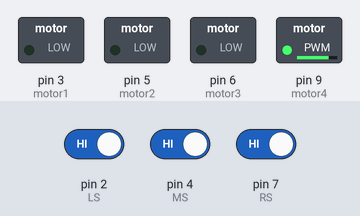
Bench run of a sketch on a simulated Arduino Uno, built with avr-gcc and run on an emulated ATmega328P. On the bench: switched loads named in the sketch (green lamp = pin HIGH). The inputs (shaded band) are chosen by the test bench; at power-on: pin 2 (LS) HIGH, pin 4 (MS) HIGH, pin 7 (RS) HIGH.

Above: at 1.2 s.
1.3 s: pin 2 (LS) driven LOW
At 2.5 s:
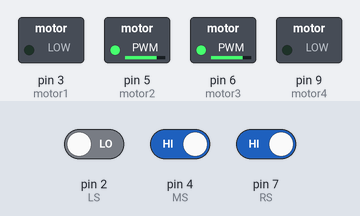
2.8 s: pin 4 (MS) driven LOW
At 3.7 s:
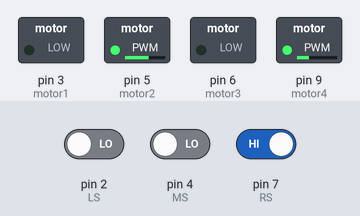
4.3 s: pin 2 (LS) driven HIGH
At 4.9 s:
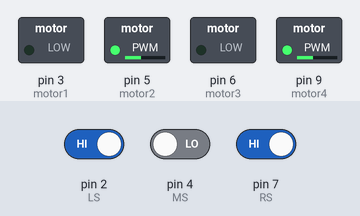
5.8 s: pin 7 (RS) driven LOW
At 7.2 s:
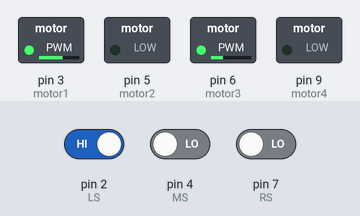
Timing chart, 0 to 8.3 s (numbered marks = the images above; inputs shaded):
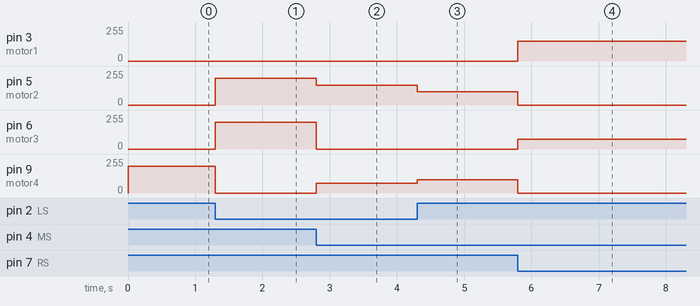

Measured:
- after the input at 1.3 s, pin 5 (motor2), pin 6 (motor3): 0/255 → 200/255 at once; pin 9 (motor4): 200/255 → 0/255 at once
- after the input at 2.8 s, pin 5 (motor2): 200/255 → 150/255 at once; pin 6 (motor3): 200/255 → 0/255 at once; pin 9 (motor4): 0/255 → 75/255 at once
- after the input at 4.3 s, pin 5 (motor2): 150/255 → 100/255 at once; pin 9 (motor4): 75/255 → 100/255 at once
- after the input at 5.8 s, pin 3 (motor1): 0/255 → 150/255 at once; pin 5 (motor2), pin 9 (motor4): 100/255 → 0/255 at once; pin 6 (motor3): 0/255 → 75/255 at once

The sketch:

Line_follower_Code.ino
```cpp
byte motor1 = 3, motor2 = 5, motor3 = 6, motor4 =9 , echo = 10 , trig = 11 ,x=0,RS=7, LS=2, MS =4, left = 0, right = 0 , med = 0,pr=1,pl=1,pm=1;
void setup() {
  // put your setup code here, to run once:
Serial.begin(9600);
pinMode(motor1,OUTPUT);
pinMode(motor2,OUTPUT);
pinMode(motor3,OUTPUT);
pinMode(motor4,OUTPUT);
pinMode(RS,INPUT) ;
pinMode(LS,INPUT) ;
pinMode(MS,INPUT) ;
}
void forward ()
{
    digitalWrite(motor1,LOW);
    analogWrite(motor2,100);
    digitalWrite(motor3,LOW);
    analogWrite(motor4,100);
}
void turnLeft ()
{
    analogWrite(motor1,0);
    analogWrite(motor2,200);
    analogWrite(motor3,200);
    digitalWrite(motor4,0);
}
void turnRight ()
{
    digitalWrite(motor1,LOW);
    digitalWrite(motor2,LOW);
    digitalWrite(motor3,LOW);
    analogWrite(motor4,200);
}
void turnLeftSmooth ()
{
    analogWrite(motor1,150);
    analogWrite(motor2,0);
    analogWrite(motor3,75);
    analogWrite(motor4,0);
}
void turnRightSmooth ()
{
    analogWrite(motor1,0);
    analogWrite(motor2,150);
    analogWrite(motor3,0);
    analogWrite(motor4,75);
}
void Stop ()
{
    digitalWrite(motor1,LOW);
    analogWrite(motor2,0);
    digitalWrite(motor3,LOW);
    analogWrite(motor4,0);
}
void wait()
{
  turnRight();
}
void loop() {
  // put your main code here, to run repeatedly:
  left = digitalRead(LS);
  right = digitalRead(RS);
  med = digitalRead(MS);
  if ( (med == 0 ) && (left == 1) && (right == 1))
  forward();
  if ( (med == 0) && (left == 0) && (right == 1))
  turnRightSmooth();
  if ( (med == 0 ) && (left == 1) && (right == 0))
  turnLeftSmooth();
  if ( (med == 1) && (right == 1) && (left == 0))
  {
    while (1)
    {
  turnLeft();
  if ( (digitalRead(MS) == 0) || (digitalRead(RS) == 0 ))
  break;
    }
  }
  if ( (med == 1) && (right == 0) && (left == 1))
  {
    while (1)
    {
  turnRight();
  if ( (digitalRead(MS) == 0) || (digitalRead(LS) == 0))
  break;
  }
  }
  if ( (med == 1) && ( right == 1) && (left == 1))
  {
    wait();
   // Stop();
  }
//  pr = right;
//  pl = left;
//  pm = med;
}
```
